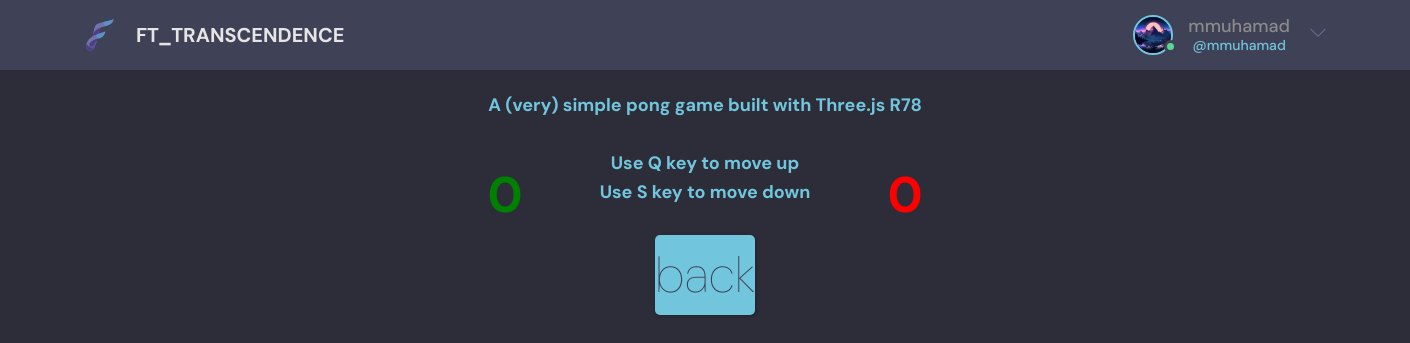
Screenshot of /pong/19/ (signed in) with the database file from the repository.
### base/models.py (models this page shows)
class User(AbstractUser):
    name = models.CharField(max_length=200, null=True)
    email = models.EmailField(unique=True, null=True)
    bio = models.TextField(null=True)
    avatar = models.ImageField(null=True, default="avatar.svg")
    USERNAME_FIELD = 'email'
    REQUIRED_FIELDS = []

### base/views.py (the view, shortened to what this page needs)
# urls.py: path('pong/<str:pk>/', views.pongPage, name="pong"),
@login_required(login_url='login')
def pongPage(request, pk):
    room = Room.objects.get(id=pk)
    context = {'room': room}
    return render(request, 'base/pong_ai.html', context)

### base/templates/base/pong_ai.html (shortened to what this page needs)
{% extends 'main.html' %}
{% block content %}
<body onload="main()">
    <div id="info">
        <br>
        <br><br>
        A (very) simple pong game built with Three.js R78
        <br><br>
        Use Q key to move up
        <br>
        Use S key to move down
    </div>
    <div id="player1_score">
        0
    </div>
    <div id="button">
        <br>
        <a style="background-color: transparent;border: none;display: inline-flex;align-items: center;gap: 1rem;cursor: pointer;transition: all ease-in-out 0.3s;border-radius: 5px;box-shadow: 1px 1px 3px 1px rgba(0, 0, 0, 0.15);font-weight: 100; background-color: #71c6dd;color: #3f4156;" href="{% url 'room' room.id %}">back</a>
    </div>
    <div id="player2_score">
        0
    </div>
</body>
{% endblock content %}

### templates/navbar.html (shortened to what this page needs)
{% load static %}
<header class="header header--loggedIn">
    <div class="container">
        <a href="{% url 'home' %}" class="header__logo">
            <img src="{% static 'images/logo.svg' %}" />
            <h1>FT_TRANSCENDENCE</h1>
        </a>
        <nav class="header__menu">
            {% if request.user.is_authenticated %}
            <div class="header__user">
                <a href="{% url 'update-user' %}">
                    <div class="avatar avatar--medium active">
                        <img src="{{request.user.avatar.url}}" />
                    </div>
                    <p>{{request.user.username}} <span>@{{request.user.username}}</span></p>
                </a>
                <button class="dropdown-button">
                    <svg version="1.1" xmlns="http://www.w3.org/2000/svg" width="32" height="32" viewBox="0 0 32 32">
                        <title>chevron-down</title>
                        <path d="M16 21l-13-13h-3l16 16 16-16h-3l-13 13z"></path>
                    </svg>
                </button>
            </div>
            {% else %}
            <a href="{% url 'login' %}">
                <img src="{% static 'images/avatar.svg' %}" />
                <p>Login</p>
            </a>
            {% endif %}
        </nav>
    </div>
</header>

### static/styles/style.css (style rules this page uses)
:root { --color-main: #71c6dd; --color-main-light: #e1f6fb; --color-dark: #3f4156; --color-dark-medium: #51546e; --color-dark-light: #696d97; --color-light: #e5e5e5; --color-gray: #8b8b8b; --color-light-gray: #b2bdbd; --color-bg: #2d2d39; --color-success: #5dd693; --color-error: #fc4b0b; }
* { font-family: "DM Sans", -apple-system, BlinkMacSystemFont, "Segoe UI", Roboto, Oxygen, Ubuntu, Cantarell, "Open Sans", "Helvetica Neue", sans-serif; margin: 0; padding: 0; box-sizing: border-box; text-rendering: optimizeLegibility; font-size: inherit; }
html { font-size: 56.25%; }
@media only screen and (min-width: 1200px) { html { font-size: 62.5%; } }
body { line-height: 1.6; font-weight: 400; font-size: 1.5rem; color: var(--color-light-gray); background-color: var(--color-bg); min-height: 100vh; }
img { width: 100%; }
a { display: inline-block; color: var(--color-main); text-decoration: none; }
.container { width: 90%; margin: auto; }
.avatar { position: relative; display: inline-block; border-radius: 50%; border: 2px solid var(--color-main); }
.avatar img { display: block; border-radius: 50%; object-fit: cover; object-position: center; }
.avatar::after { content: ""; display: block; position: absolute; background-color: var(--color-gray); z-index: 111; border-radius: 50%; border: 0.3rem solid var(--color-dark); }
.avatar.active::after { background-color: var(--color-success); }
.avatar.avatar--medium img { width: 3.6rem; height: 3.6rem; border-radius: 50%; }
.avatar.avatar--medium:after { width: 0.7rem; height: 0.7rem; bottom: 0px; right: -6px; }
.header { padding: 1.5rem; background-color: var(--color-dark); }
.header > .container { display: flex; gap: 9.5rem; }
.header__logo, .header__user { display: flex; gap: 2rem; align-items: center; }
.header__logo > img { height: 3.2rem; width: 3.2rem; }
.header__logo > h1 { font-weight: 700; font-size: 2rem; color: var(--color-light); }
.header__menu { margin-left: auto; position: relative; }
.header__menu a { display: flex; gap: 1.5rem; align-items: center; font-weight: 500; text-decoration: none; color: var(--color-gray); }
.header__menu img { height: 3.6rem; }
.header__menu p { line-height: 1.2; }
.header__menu span { color: var(--color-main); font-weight: 500; font-size: 1.4rem; display: block; }
.header__menu svg { width: 1.6rem; height: 1.6rem; fill: var(--color-dark-light); }
.dropdown-button { background: transparent; border: 0; outline: 0; cursor: pointer; }

### base/templates/base/pong_ai.html (style rules this page uses)
body { color: #000; font-family:Monospace; font-size:18px; text-align:center; font-weight: bold; background-color: #2d2d39; margin: 0px; overflow: hidden; }
#info { color: #71c6dd; position: absolute; top: 0px; width: 100%; padding: 5px; }
#player1_score { color: green; position: absolute; top: 150px; right: 200px; width: 100%; font-size:50px; padding: 5px; }
#player2_score { color: red; position: absolute; top: 150px; left: 200px; width: 100%; font-size:50px; padding: 5px; }
#button { position: absolute; top: 150px; width: 100%; font-size:50px; padding: 5px; z-index: 999; }

### rows the page displays
User: user.avatar (picture), user.username "mmuhamad"
